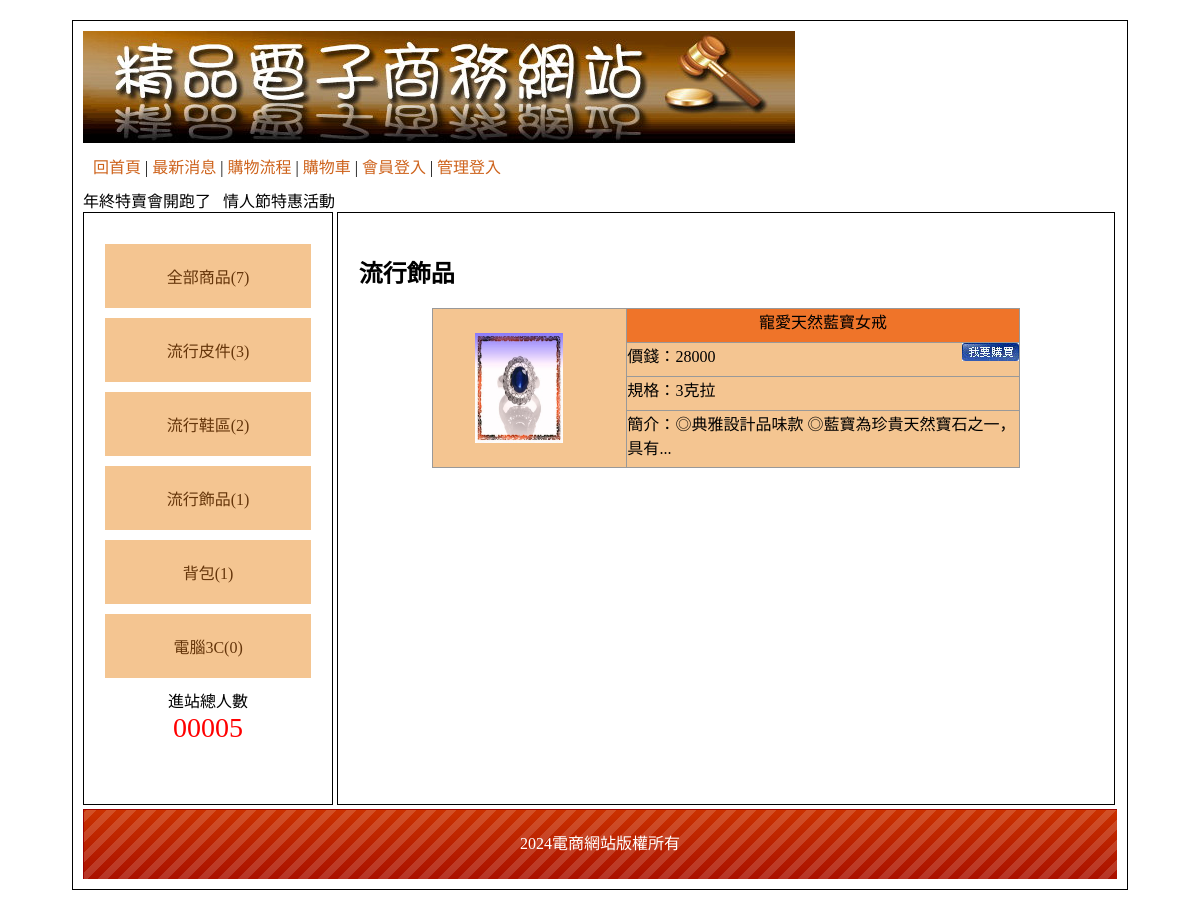
The app's page /?type=3 with its own data.
### tables this page shows
CREATE TABLE `type` (
  `id` int(10) UNSIGNED NOT NULL,
  `name` text NOT NULL,
  `big_id` int(10) UNSIGNED NOT NULL
);

CREATE TABLE `goods` (
  `id` int(10) UNSIGNED NOT NULL,
  `no` text NOT NULL,
  `name` text NOT NULL,
  `price` int(10) NOT NULL,
  `spec` text NOT NULL,
  `stock` int(10) NOT NULL,
  `img` text NOT NULL,
  `intro` text NOT NULL,
  `big` int(10) NOT NULL,
  `mid` int(10) NOT NULL,
  `sh` int(1) NOT NULL
);

CREATE TABLE `bottom` (
  `id` int(10) UNSIGNED NOT NULL,
  `bottom` text NOT NULL
);

### api/db.php (called while the page is built, shortened)
<?php
class DB{
    protected $dsn = "mysql:host=localhost;charset=utf8;dbname=db03";
    protected $pdo;
    protected $table;
    public function __construct($table)
    {
        $this->table=$table;
        $this->pdo=new PDO($this->dsn,'root','');
    }
    function all( $where = '', $other = '')
    {
        $sql = "select * from `$this->table` ";
        $sql =$this->sql_all($sql,$where,$other);
        return  $this->pdo->query($sql)->fetchAll(PDO::FETCH_ASSOC);
    }
    function count( $where = '', $other = ''){
        $sql = "select count(*) from `$this->table` ";
        $sql=$this->sql_all($sql,$where,$other);
        return  $this->pdo->query($sql)->fetchColumn();
    }
    function find($id)
    {
        $sql = "select * from `$this->table` ";
        if (is_array($id)) {
            $tmp = $this->a2s($id);
            $sql .= " where " . join(" && ", $tmp);
        } else if (is_numeric($id)) {
            $sql .= " where `id`='$id'";
        }
        $row = $this->pdo->query($sql)->fetch(PDO::FETCH_ASSOC);
        return $row;
    }
    private function a2s($array){
        foreach ($array as $col => $value) {
            $tmp[] = "`$col`='$value'";
        }
        return $tmp;
    }
    private function sql_all($sql,$array,$other){
        if (isset($this->table) && !empty($this->table)) {
            if (is_array($array)) {
                if (!empty($array)) {
                    $tmp = $this->a2s($array);
                    $sql .= " where " . join(" && ", $tmp);
                }
            } else {
                $sql .= " $array";
            }
            $sql .= $other;
            return $sql;
        }
    }
}
$Bottom=new DB('bottom');
$Type=new DB('type');
$Goods=new DB('goods');
?>

### index.php (the view, shortened to what this page needs)
<?php include_once './api/db.php'; ?>
<!DOCTYPE html PUBLIC "-//W3C//DTD XHTML 1.0 Transitional//EN" "http://www.w3.org/TR/xhtml1/DTD/xhtml1-transitional.dtd">
<html xmlns="http://www.w3.org/1999/xhtml">
<head>
    <link href="./css/css.css" rel="stylesheet" type="text/css">
</head>
<body>
    <div id="main">
        <div id="top">
            <a href="?">
                <img src="./icon/0416.jpg">
            </a>
            <div style="padding:10px;">
                <a href="?">回首頁</a> |
                <a href="?do=news">最新消息</a> |
                <a href="?do=look">購物流程</a> |
                <a href="?do=buycart">購物車</a> |
                <?php
                if(isset($_SESSION['mem'])){
                ?>
                    <a href="./api/logout.php">登出</a> |
                <?php
                }else{
                ?>
                    <a href="?do=login">會員登入</a> |
                <?php
                }
                ?>
                <?php
                if(isset($_SESSION['admin'])){
                ?>
                    <a href="back.php">返回管理</a>
                <?php
                }else{
                ?>
                    <a href="?do=admin">管理登入</a>
                <?php
                }
                ?>
            </div>
            <marquee>
                年終特賣會開跑了 &nbsp;  情人節特惠活動 &nbsp;
            </marquee>
        </div>
        <div id="left" class="ct">
            <div style="min-height:400px;">
            <a href='?type=0'>全部商品(<?=$Goods->count(['sh'=>1]);?>)</a>
            <?php
            $bigs=$Type->all(['big_id'=>0]);
            foreach($bigs as $big){
            ?>
            <div class="ww">
                <a href="?type=<?=$big['id'];?>"><?=$big['name'];?>(<?=$Goods->count(['sh'=>1,'big'=>$big['id']]);?>)</a>
            </div>
            <?php
            }
            ?>
            </div>
            <span>
                <div>進站總人數</div>
                <div style="color:#f00; font-size:28px;">
                    00005 </div>
            </span>
        </div>
        <div id="right">
            <?php
                $do=$_GET['do']??'main';
                $file="./front/{$do}.php";
                if(file_exists($file)){
                    include $file;
                }else{
                    include "./front/main.php";
                }
            ?>
        </div>
        <div id="bottom" style="line-height:70px;background:url(icon/bot.png); color:#FFF;" class="ct">
           <?=$Bottom->find(1)['bottom'];?></div>
    </div>
</body>
</html>

### front/main.php (shortened to what this page needs)
<?php
$type=$_GET['type']??0;
$nav='';
$goods=null;
if($type==0){
    $nav="全部商品";
    $goods=$Goods->all(['sh'=>1]);
}else{
    $t=$Type->find($type);
    if($t['big_id']==0){
        $nav=$t['name'];
        $goods=$Goods->all(['sh'=>1,'big'=>$t['id']]);
    }else{
        $b=$Type->find($t['big_id']);
        $nav=$b['name'] ." > ". $t['name'];
        $goods=$Goods->all(['sh'=>1,'mid'=>$t['id']]);
    }
}
?>
<h2><?=$nav;?></h2>
<?php
foreach($goods as $good){
?>
<div class='item'>
 <div class="img">
    <a href="?do=detail&id=<?=$good['id'];?>">
        <img src="./img/<?=$good['img'];?>" style="width:80%;height:110px">
    </a>
 </div>
 <div class="info">
    <div class='ct tt'><?=$good['name'];?></div>
    <div>
        價錢：<?=$good['price'];?>
        <img src="./icon/0402.jpg" style="float:right" onclick="location.href='?do=buycart&id=<?=$good['id'];?>&qt=1'">
    </div>
    <div>規格：<?=$good['spec'];?></div>
    <div>簡介：<?=mb_substr($good['intro'],0,25);?>...</div>
 </div>
</div>
<?php
}
?>

### css/css.css (style rules this page uses)
body { font-family:"微軟正黑體"; }
#main { width:1034px; padding:10px; margin:20px auto 20px auto; border:#000 solid 1px; min-height:768px; }
#top a { color:#CE631C; text-decoration:none; }
#left { display:inline-block; width:20%; padding:2%; min-height:550px; vertical-align:top; border:#000 1px solid; }
#left a { display:block; padding:20px 5px 20px 5px; text-decoration:none; background:#F4C591; margin:10px auto 10px auto; color:#65350A; }
.ct { text-align:center; }
#right { display:inline-block; width:71%; padding:2%; height:550px; overflow: auto; border:#000 1px solid; }
#bottom { height:70px; background:url(../icon/bot.png); background-size:cover; }
.tt { background:#EF7429; }

### front/main.php (style rules this page uses)
.item { width:80%; height:160px; background-color: #f4c591; margin:5px auto; display:flex; }
.item .img { width:33%; display:flex; justify-content: center; align-items: center; border:1px solid #999; }
.item .info { width:67%; display:flex; flex-direction: column; }
.info div { border:1px solid #999; border-left:0px; border-top:0px; flex-grow:1; }
.info div:nth-child(1) { border-top:1px solid #999; }

### records on screen
type: name "流行皮件", count "3"
type: name "流行鞋區", id "2"
type: name "流行飾品", count "1"
type: name "背包", count "1"
type: name "電腦3C", count "0"
goods: img (picture), name "寵愛天然藍寶女戒", price "28000", spec "3克拉", intro "◎典雅設計品味款 ◎藍寶為珍貴天然寶石之一，具有"
bottom: bottom "2024電商網站版權所有"

### other values on screen
$Goods->count(['sh'=>1]) "7"
